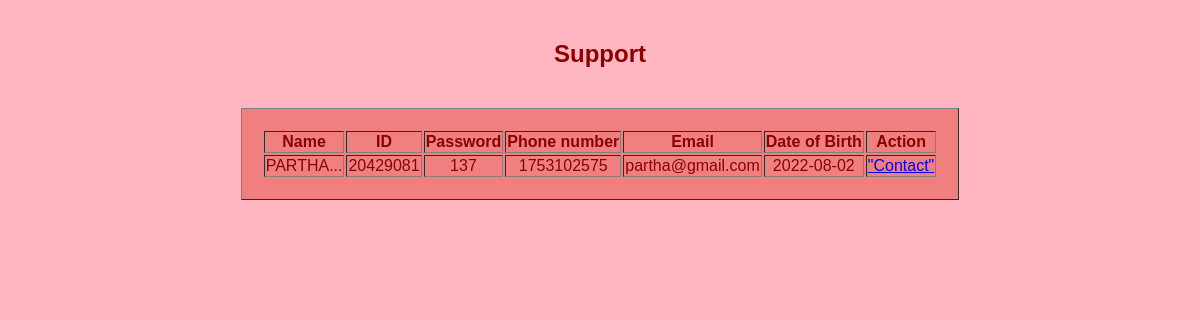
/buyer/view/get_Admin_SupportHtml.php (signed in), run on the app's committed database.
### tables this page shows
CREATE TABLE `user` (
  `Name` varchar(200) NOT NULL,
  `ID` int(200) NOT NULL,
  `Password` varchar(1000) NOT NULL,
  `Phone_Number` int(200) NOT NULL,
  `Email` text NOT NULL,
  `DOB` date NOT NULL,
  `User_Type` varchar(1000) NOT NULL,
  `img` varchar(10000) NOT NULL
);

### buyer/view/get_Admin_SupportHtml.php (the view, shortened to what this page needs)
<!DOCTYPE html>
<html lang="en">
<head>
<link rel="stylesheet" type="text/css" href="css/addsupport.css">
</head>
<body>
<h2> Support</h2>
<div class="sup">
	<table border="1" align="center" >
		<tr>
			<th>Name</th>
			<th>ID</th>
			<th>Password</th>
			<th>Phone number</th>
			<th>Email</th>
			<th>Date of Birth</th>
			<th>Action</th>
		</tr>
		<?php
			$con = getConnection();
			$sql = "SELECT * FROM user where User_Type='Admin'";
			$result = $con->query($sql);
			if ($result->num_rows > 0) {
			while($row = $result->fetch_assoc()) {
		?>
		<tr>
			<td ><?=$row["Name"]?></td>
			<td ><?=$row["ID"]?></td>
			<td ><?=$row["Password"]?></td>
			<td ><?=$row["Phone_Number"]?></td>
            <td ><?=$row["Email"]?></td>
            <td ><?=$row["DOB"]?></td>
			<td>
				<a href="Contract_admin.php?id=<?=$row["ID"] ?>"> "Contact" </a>
				</td>
		</tr>
		<?php
				}
			}
			else
			{
				echo("<h2>The table is empty.....</h2>");
			}
		?>
	</table>
</body>
</html>

### buyer/view/css/addsupport.css (style rules this page uses)
body { margin: 0; padding: 0; background-color:lightpink; font-family: 'Arial'; }
h2 { text-align: center; color: darkred; padding: 20px; }
table { background-color:lightcoral; text-align: center; color: darkred; padding: 20px; }

### data on the page
user: Name "PARTHA...", ID "20429081", Password "137", Phone_Number "1753102575", Email "partha@gmail.com", DOB "2022-08-02"
